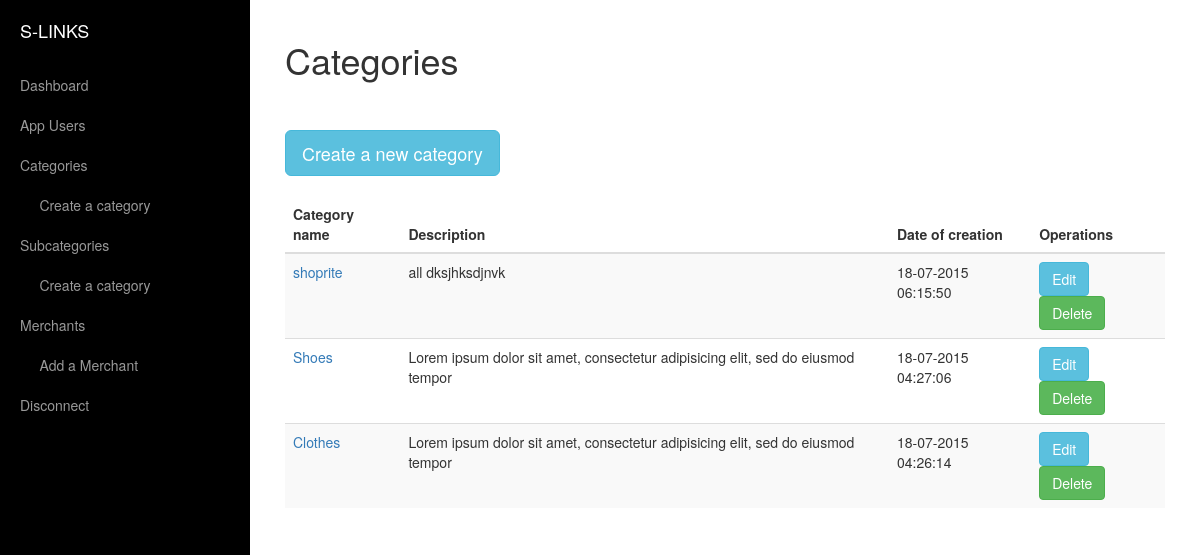
/categories/index.php, run on the app's committed database.
### tables this page shows
CREATE TABLE IF NOT EXISTS `categories` (
  `id` int(11) NOT NULL AUTO_INCREMENT,
  `category_name` varchar(255) NOT NULL,
  `category_uniq_id` varchar(255) NOT NULL,
  `category_description` text NOT NULL,
  `image_main` varchar(255) NOT NULL,
  `added_date` varchar(255) NOT NULL,
  `deleted` varchar(255) NOT NULL,
  PRIMARY KEY (`id`)
);

### categories/index.php (the view, shortened to what this page needs)
<?php
include("../functions.php");
$page = (int)(!isset($_GET["page"]) ? 1 : $_GET["page"]);
$per_page = 10;
$startpoint = ($page * $per_page) - $per_page;
$statement = "`categories` where deleted='no' order by id desc  ";
$results = $mysqli->query("SELECT * FROM {$statement} LIMIT {$startpoint} , {$per_page}");
    $get_total_rows = $results->num_rows;
?>
<!DOCTYPE html>
<html lang="en">
<head>
    <link href="../css/bootstrap.min.css" rel="stylesheet">
    <link href="../css/simple-sidebar.css" rel="stylesheet">
</head>
<body>
    <div id="wrapper">
 <?php include("../left_menu.php"); ?>
        <div id="page-content-wrapper">
            <div class="container-fluid">
                <div class="row">
                    <div class="col-lg-12">
                        <h1>Categories</h1><br><br>
                    <a href="create_category.php" class="btn btn-info btn-lg">Create a new category</a><br><br>
<?php
 if($get_total_rows != 0){
?>
 <table class="table table-striped">
    <thead>
      <tr>
        <th>Category name</th>
        <th>Description</th>
        <th>Date of creation</th>
        <th>Operations</th>
      </tr>
    </thead>
    <tbody>
<?php
      while ($row_categories = $results->fetch_assoc()) {
?>
      <tr>
        <td>  <a href="view_category.php?category_uniq_id=<?php echo $row_categories["category_uniq_id"];  ?>"><?php echo $row_categories["category_name"]; ?> </a></td>
        <td><?php echo  substr($row_categories["category_description"],0,80); ?></td>
        <td><?php  echo $row_categories["added_date"]; ?></td>
        <td>
        <a href="edit_category.php?category_uniq_id=<?php echo $row_categories["category_uniq_id"];?>" class="btn btn-info">Edit</a>
        <a href="delete_category.php?category_uniq_id=<?php echo $row_categories["category_uniq_id"];?>" onclick='return confirmDelete()' class="btn btn-success">Delete</a>
         </td>
      </tr>
<?php
}
?>
    </tbody>
  </table>
<?php
}
else{
?>
<p>No categories yet.</p>
<?php
}
?>
                    </div>
                </div>
            </div>
        </div>
    </div>
</body>
</html>

### css/simple-sidebar.css (style rules this page uses)
#wrapper { padding-left: 0; -webkit-transition: all 0.5s ease; -moz-transition: all 0.5s ease; -o-transition: all 0.5s ease; transition: all 0.5s ease; }
#page-content-wrapper { width: 100%; position: absolute; padding: 15px; }
@media (min-width:768px) { #wrapper { padding-left: 250px; } }
@media (min-width:768px) { #page-content-wrapper { padding: 20px; position: relative; } }

### data on the page
categories: category_name "shoprite", category_description "all dksjhksdjnvk", added_date "18-07-2015 06:15:50"
categories: category_name "Shoes", category_description "Lorem ipsum dolor sit amet, consectetur adipisicing elit, sed do eiusmod tempor", added_date "18-07-2015 04:27:06"
categories: category_name "Clothes", category_description "Lorem ipsum dolor sit amet, consectetur adipisicing elit, sed do eiusmod tempor", added_date "18-07-2015 04:26:14"
